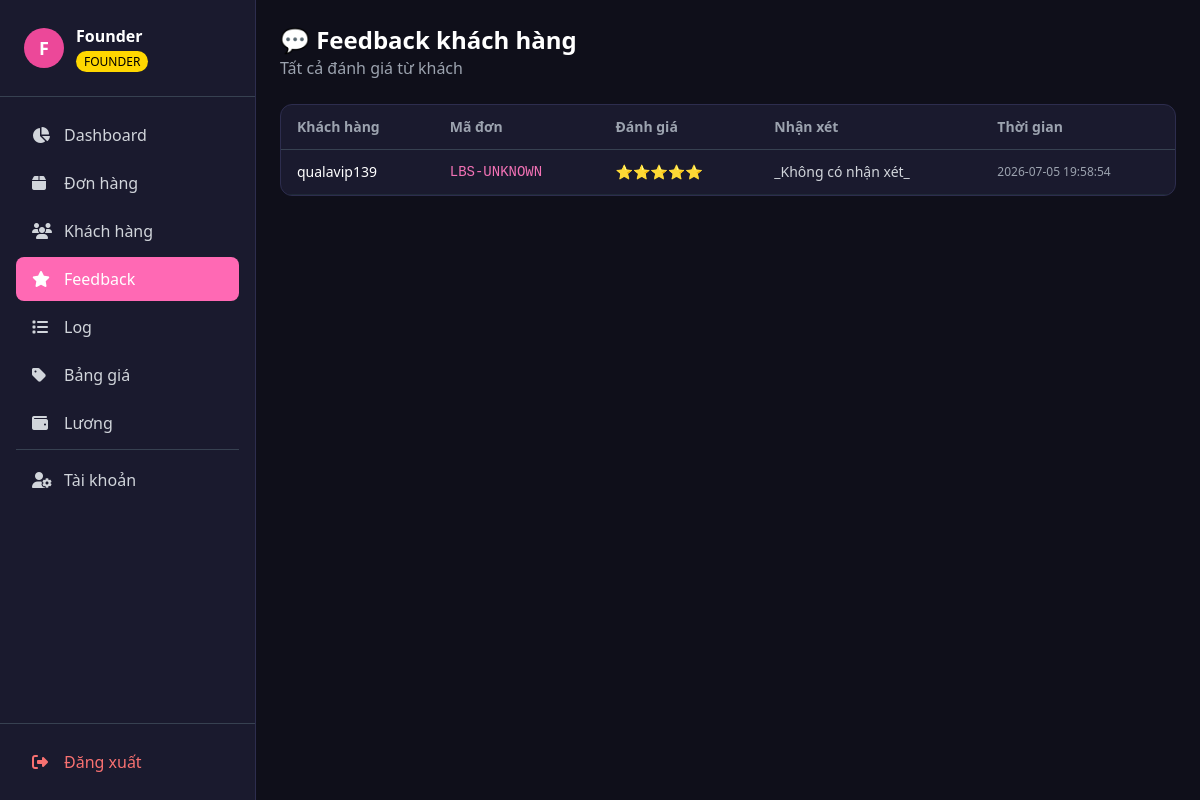
Page /feedbacks (signed in) on the committed database.
### tables this page shows
CREATE TABLE feedbacks (
            id          INTEGER PRIMARY KEY AUTOINCREMENT,
            order_code  TEXT    NOT NULL,
            user_id     INTEGER NOT NULL,
            username    TEXT    NOT NULL,
            stars       INTEGER NOT NULL,
            content     TEXT,
            created_at  TEXT    DEFAULT (datetime('now','localtime'))
        );

### web/app.py (the view)
@app.route("/feedbacks")
@login_required
@role_required("founder", "admin")
def feedbacks():
    conn = db.get_conn()
    rows = conn.execute("SELECT * FROM feedbacks ORDER BY created_at DESC").fetchall()
    conn.close()
    return render_template("feedbacks.html", feedbacks=list(rows))

### database.py (called while the page is built)
def get_conn():
    conn = sqlite3.connect(DB_PATH)
    conn.row_factory = sqlite3.Row
    return conn

### web/app.py (called while the page is built)
def login_required(f):
    @wraps(f)
    def decorated(*args, **kwargs):
        if "user_id" not in session:
            return redirect(url_for("login"))
        return f(*args, **kwargs)
    return decorated

def role_required(*roles):
    def decorator(f):
        @wraps(f)
        def decorated(*args, **kwargs):
            if session.get("role") not in roles:
                flash("❌ Bạn không có quyền truy cập trang này!", "error")
                return redirect(url_for("dashboard"))
            return f(*args, **kwargs)
        return decorated
    return decorator

### web/templates/feedbacks.html (shortened to what this page needs)
{% extends "base.html" %}
{% block content %}
<div class="mb-6">
    <h1 class="text-2xl font-bold text-white">💬 Feedback khách hàng</h1>
    <p class="text-gray-400">Tất cả đánh giá từ khách</p>
</div>
<div class="card overflow-hidden">
    <table class="w-full text-sm">
        <thead>
            <tr class="border-b border-gray-700 text-gray-400">
                <th class="px-4 py-3 text-left">Khách hàng</th>
                <th class="px-4 py-3 text-left">Mã đơn</th>
                <th class="px-4 py-3 text-left">Đánh giá</th>
                <th class="px-4 py-3 text-left">Nhận xét</th>
                <th class="px-4 py-3 text-left">Thời gian</th>
            </tr>
        </thead>
        <tbody>
            {% for f in feedbacks %}
            <tr class="border-b border-gray-800 hover:bg-gray-800/30">
                <td class="px-4 py-3 text-white">{{ f.username }}</td>
                <td class="px-4 py-3 text-pink-400 font-mono">{{ f.order_code }}</td>
                <td class="px-4 py-3 text-yellow-300">{{ '⭐' * f.stars }}{{ '✩' * (5 - f.stars) }}</td>
                <td class="px-4 py-3 text-gray-300">{{ f.content or '—' }}</td>
                <td class="px-4 py-3 text-gray-400 text-xs">{{ f.created_at }}</td>
            </tr>
            {% else %}
            <tr><td colspan="5" class="text-center py-8 text-gray-500">Chưa có feedback nào</td></tr>
            {% endfor %}
        </tbody>
    </table>
</div>
{% endblock %}

### web/templates/base.html (style rules this page uses)
body { background: #0f0f1a; color: #e2e8f0; font-family: 'Segoe UI', sans-serif; }
.card { background: #1a1a2e; border: 1px solid #2d2d4e; border-radius: 12px; }

### rows in the picture
feedbacks: username "qualavip139", order_code "LBS-UNKNOWN", stars "⭐⭐⭐⭐⭐", content "_Không có nhận xét_", created_at "2026-07-05 19:58:54"

### other values in the picture
{{ session.display[0].upper() }} "F"
{{ session.display }} "Founder"
{{ session.role.upper() }} "FOUNDER"
